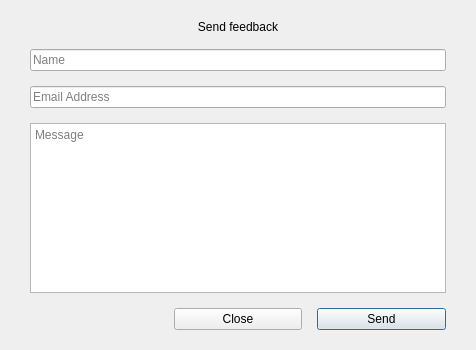
<?xml version="1.0" encoding="UTF-8"?>
<ui version="4.0">
 <class>Feedback</class>
 <widget class="QDialog" name="Feedback">
  <property name="geometry">
   <rect>
    <x>0</x>
    <y>0</y>
    <width>476</width>
    <height>350</height>
   </rect>
  </property>
  <property name="windowTitle">
   <string>Feedback</string>
  </property>
  <property name="modal">
   <bool>true</bool>
  </property>
  <layout class="QGridLayout" name="gridLayout">
   <property name="leftMargin">
    <number>30</number>
   </property>
   <property name="topMargin">
    <number>20</number>
   </property>
   <property name="rightMargin">
    <number>30</number>
   </property>
   <property name="bottomMargin">
    <number>20</number>
   </property>
   <property name="spacing">
    <number>15</number>
   </property>
   <item row="5" column="0" colspan="3">
    <spacer name="verticalSpacer">
     <property name="orientation">
      <enum>Qt::Vertical</enum>
     </property>
     <property name="sizeType">
      <enum>QSizePolicy::Maximum</enum>
     </property>
     <property name="sizeHint" stdset="0">
      <size>
       <width>359</width>
       <height>2</height>
      </size>
     </property>
    </spacer>
   </item>
   <item row="3" column="0" colspan="3">
    <widget class="QPlainTextEdit" name="txtMessage">
     <property name="placeholderText">
      <string>Message</string>
     </property>
    </widget>
   </item>
   <item row="1" column="0" colspan="3">
    <widget class="QLineEdit" name="txtName">
     <property name="placeholderText">
      <string>Name</string>
     </property>
    </widget>
   </item>
   <item row="2" column="0" colspan="3">
    <widget class="QLineEdit" name="txtEmail">
     <property name="placeholderText">
      <string>Email Address</string>
     </property>
    </widget>
   </item>
   <item row="0" column="0" colspan="3">
    <widget class="QLabel" name="lblTitle">
     <property name="accessibleName">
      <string notr="true">dialog-title</string>
     </property>
     <property name="text">
      <string>Send feedback</string>
     </property>
     <property name="alignment">
      <set>Qt::AlignCenter</set>
     </property>
    </widget>
   </item>
   <item row="4" column="2">
    <widget class="QPushButton" name="btnSend">
     <property name="cursor">
      <cursorShape>PointingHandCursor</cursorShape>
     </property>
     <property name="focusPolicy">
      <enum>Qt::NoFocus</enum>
     </property>
     <property name="accessibleName">
      <string notr="true">primary</string>
     </property>
     <property name="text">
      <string>Send</string>
     </property>
     <property name="default">
      <bool>true</bool>
     </property>
    </widget>
   </item>
   <item row="4" column="0">
    <widget class="QLabel" name="lblErrorMsg">
     <property name="text">
      <string/>
     </property>
    </widget>
   </item>
   <item row="4" column="1">
    <widget class="QPushButton" name="btnClose">
     <property name="cursor">
      <cursorShape>PointingHandCursor</cursorShape>
     </property>
     <property name="accessibleName">
      <string>danger</string>
     </property>
     <property name="text">
      <string>Close</string>
     </property>
    </widget>
   </item>
  </layout>
 </widget>
 <tabstops>
  <tabstop>txtName</tabstop>
  <tabstop>txtEmail</tabstop>
  <tabstop>txtMessage</tabstop>
 </tabstops>
 <resources/>
 <connections/>
</ui>
